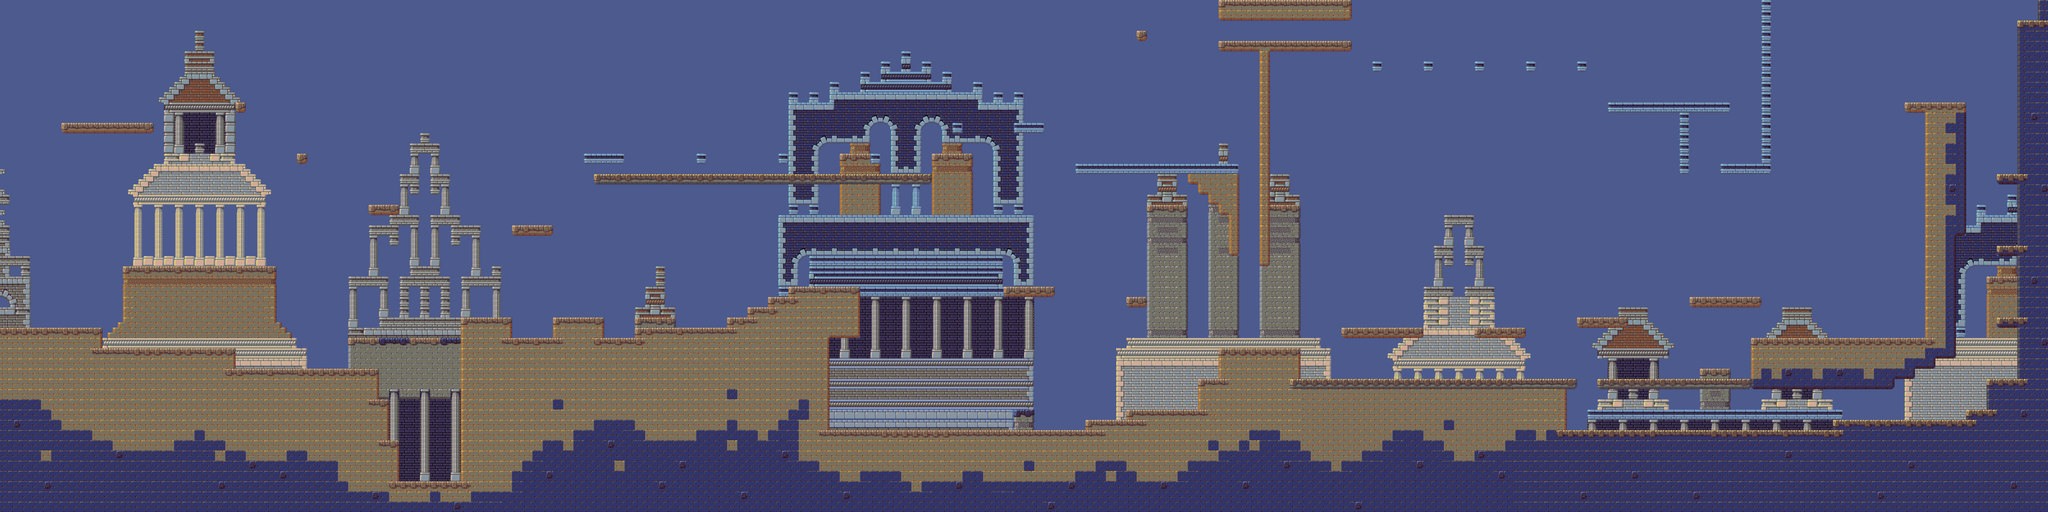

Rendered tile map (Tiled .tmx) drawn with the repository's tilesets; below, a short description and the map source with its tile grids summarised:
An orthogonal 200x50 tile map with 32x32 px tiles, 2 tile layers (Tile Layer 1, ForGround).

<map version="1.0" orientation="orthogonal" renderorder="right-down" width="200" height="50" tilewidth="32" tileheight="32" nextobjectid="1">
 <tileset firstgid="1" name="dawnOfGods" tilewidth="32" tileheight="32" tilecount="1927" columns="41">
  <image source="../Tilesets/dawnOfGods.png" width="1312" height="1504" />
 </tileset>
 <layer name="Tile Layer 1" width="200" height="50">
  <data>[10000 cells, 10000 non-empty, 242 distinct tile ids]</data>
 </layer>
 <layer name="ForGround" width="200" height="50">
  <data>[10000 cells, 3077 non-empty, 49 distinct tile ids]</data>
 </layer>
</map>
